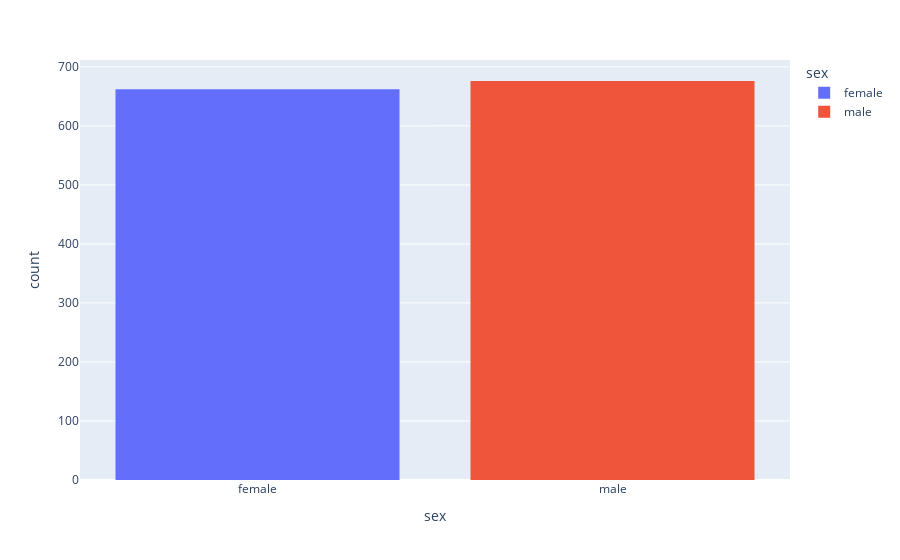

Notebook code for this chart:
### Code cell
px.histogram(df, x='sex',color='sex', histfunc='count',color_discrete_sequence=['#636EFA', '#EF553B'])

### Figure 1 — Plotly figure (JSON) as saved in the notebook; plotly's stock layout.template omitted (floating-point values rounded to 4 significant figures; data arrays with more than 128 entries replaced by an {"elided": "..."} marker saying what was removed)
{"data": [{"alignmentgroup": "True", "bingroup": "x", "histfunc": "count", "hovertemplate": "sex=%{x}<br>count=%{y}<extra></extra>", "legendgroup": "female", "marker": {"color": "#636EFA", "pattern": {"shape": ""}}, "name": "female", "offsetgroup": "female", "orientation": "v", "showlegend": true, "type": "histogram", "x": {"elided": "662 str values"}, "xaxis": "x", "yaxis": "y"}, {"alignmentgroup": "True", "bingroup": "x", "histfunc": "count", "hovertemplate": "sex=%{x}<br>count=%{y}<extra></extra>", "legendgroup": "male", "marker": {"color": "#EF553B", "pattern": {"shape": ""}}, "name": "male", "offsetgroup": "male", "orientation": "v", "showlegend": true, "type": "histogram", "x": {"elided": "676 str values"}, "xaxis": "x", "yaxis": "y"}], "layout": {"barmode": "relative", "legend": {"title": {"text": "sex"}, "tracegroupgap": 0}, "margin": {"t": 60}, "xaxis": {"anchor": "y", "categoryarray": ["female", "male"], "categoryorder": "array", "domain": [0, 1], "title": {"text": "sex"}}, "yaxis": {"anchor": "x", "domain": [0, 1], "title": {"text": "count"}}}}
